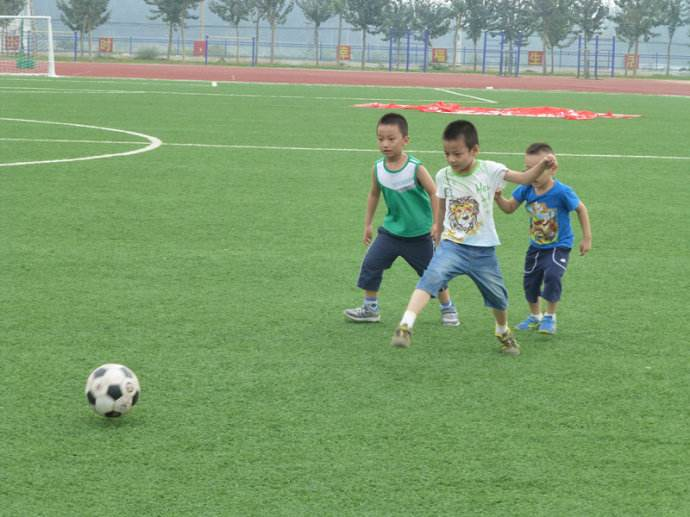
#> input picture roi.jpeg, 690 x 517 px
$ python 09001.py
#> lines starting #> are read from the running program, lines starting #| are printed output that depends on the picture
# -*- coding:utf-8 -*-

import cv2
import numpy as np


def demo1():
    img = cv2.imread('index@2x.png')
    px = img[100, 100]
    print(px)
    blue = img[100, 100, 0]
    gree = img[100, 100, 1]
    red = img[100, 100, 2]
    print(blue)
    print(gree)
    print(red)
    img[100, 100,] = [0, 0, 0]
    cv2.imshow('image', img)
    cv2.waitKey(0)
    cv2.destroyAllWindows()


def demo2():
    img = cv2.imread('index@2x.png')
    img.itemset((10, 10, 2), 0)
    img.itemset((10, 10, 1), 0)
    img.itemset((10, 10, 0), 0)
    print(img.shape)
    print(img.size)  # h*w
    print(img.dtype)


# cv2.imshow('image',img)
# cv2.waitKey(0)
# cv2.destroyAllWindows()


def demo3():
    img = cv2.imread('./roi.jpeg')
#> img is the input picture: shape (517, 690, 3); mean B, G, R 111.7, 157, 125.3
    ball = img[83:142, 362:418]
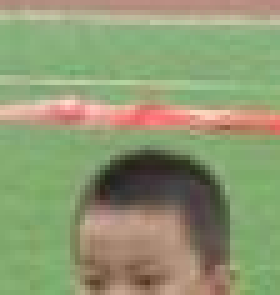
#> ball: shape (59, 56, 3) (shown 5 times larger); mean B, G, R 114.1, 152.9, 143.3
    rows, cols, channels = ball.shape
#> rows = 59; cols = 56; channels = 3
#> (the run stopped early here; a loop or call above may not have finished)
